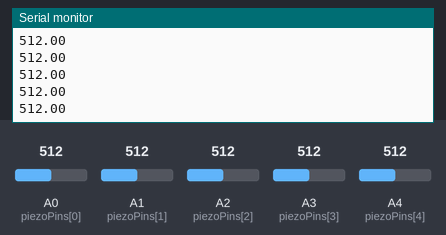
A sketch run on a simulated Arduino Uno, built with avr-gcc and run on an emulated ATmega328P. Shown: the last lines printed to the serial monitor. The test bench sets the inputs (shaded band); at power-on: A0 (piezoPins[0]) = 512, A1 (piezoPins[1]) = 512, A2 (piezoPins[2]) = 512, A3 (piezoPins[3]) = 512, A4 (piezoPins[4]) = 512.

Above: at 1.2 s.
1.3 s: A0 (piezoPins[0]) set to 716
At 1.31 s:
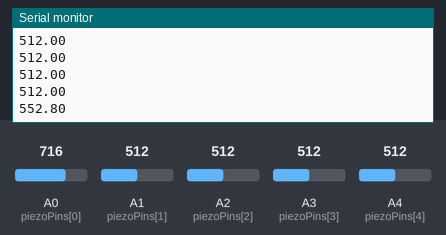
2.8 s: A1 (piezoPins[1]) set to 716
At 2.81 s:
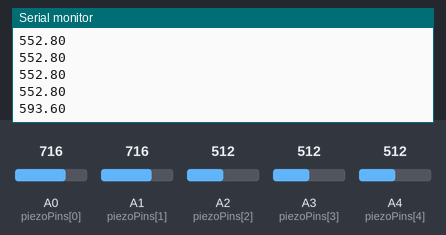
4.3 s: A2 (piezoPins[2]) set to 716
At 4.31 s:
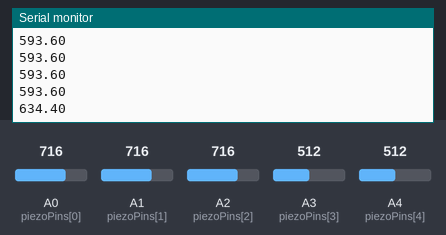
5.8 s: A3 (piezoPins[3]) set to 716
At 5.81 s:
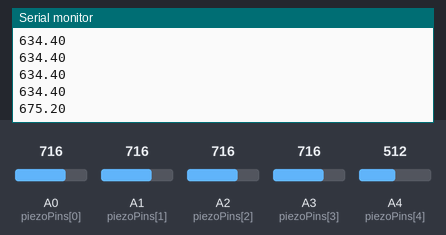
7.3 s: A4 (piezoPins[4]) set to 716
At 7.31 s:
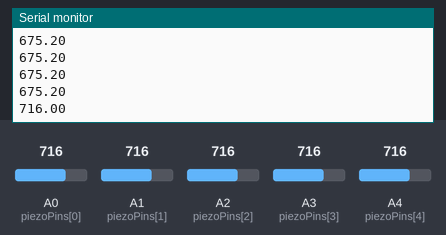
8.8 s: A0 (piezoPins[0]) set to 992
At 8.81 s:
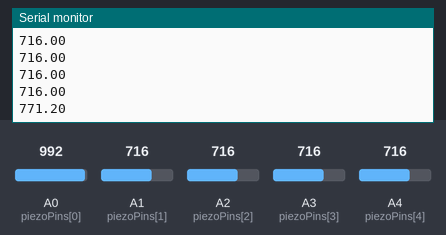
Timing chart, 0 to 11.3 s (numbered marks = the images above; inputs shaded):
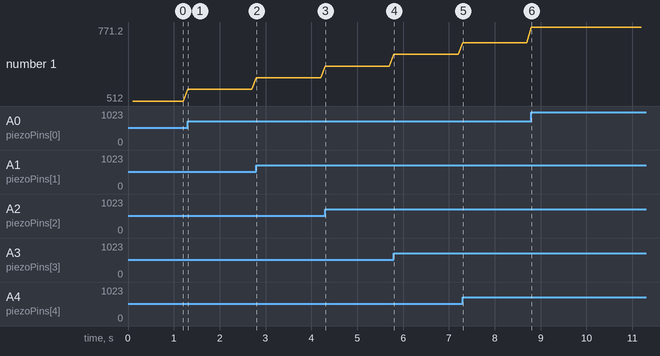

The sketch:

Strike_Force.ino
```cpp
const int piezoPins[] = {A0, A1, A2, A3, A4};

unsigned long previousTime = 0;
const unsigned long interval = 100;

void setup() {
  Serial.begin(9600);
}

void loop() {

  unsigned long currentTime = millis();

  if (currentTime - previousTime >= interval) {

    previousTime = currentTime;

    long sum = 0;

    for (int i = 0; i < 5; i++) {
      sum += analogRead(piezoPins[i]);
    }

    float mean = sum / 5.0;

    Serial.println(mean);
  }
}
```

Measured:
- after the input at 1.3 s, the serial monitor: prints a new line at once (image 1)
- after the input at 2.8 s, the serial monitor: prints a new line at once (image 2)
- after the input at 4.3 s, the serial monitor: prints a new line at once (image 3)
- after the input at 5.8 s, the serial monitor: prints a new line at once (image 4)
- after the input at 7.3 s, the serial monitor: prints a new line at once (image 5)
- after the input at 8.8 s, the serial monitor: prints a new line at once (image 6)
- plotted number 1: 512 → 552.8 after the input at 1.3 s, 552.8 → 593.6 after the input at 2.8 s, 593.6 → 634.4 after the input at 4.3 s, 634.4 → 675.2 after the input at 5.8 s, 675.2 → 716 after the input at 7.3 s
